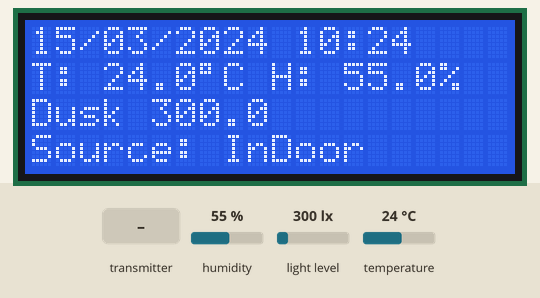
Recording of a sketch running on a simulated ESP32. Parts: 20×4 character LCD. The test bench sets the inputs (shaded band); at power-on: light level 300 lx, humidity 55 %, temperature 24 °C. The local clock reads 2024-03-15 10:24:30 at power-on unless the sketch sets it.

Above: at 2.2 s.
2.3 s: light level set to 40 lx
At 4.2 s:
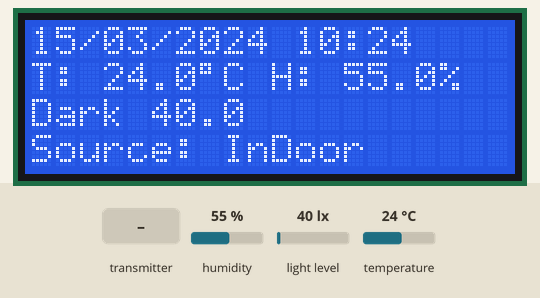
11.7 s: the transmitter starts sending temperature = 100
At 12.4 s:
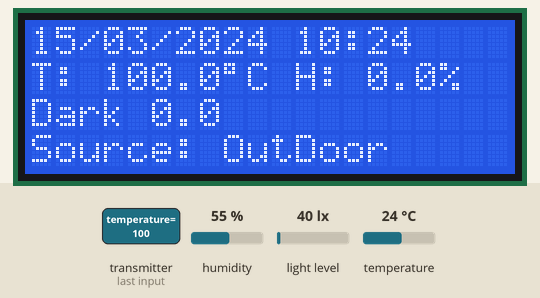
13.3 s: the transmitter starts sending humidity = 25
At 15.2 s:
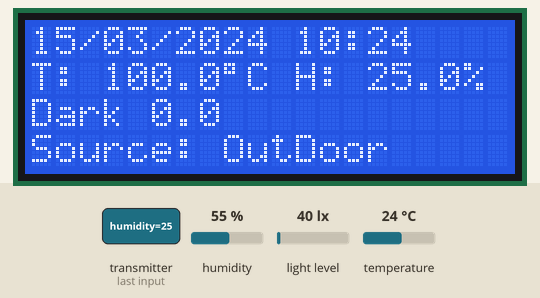
22.7 s: light level set to 45 lx
At 24.2 s:
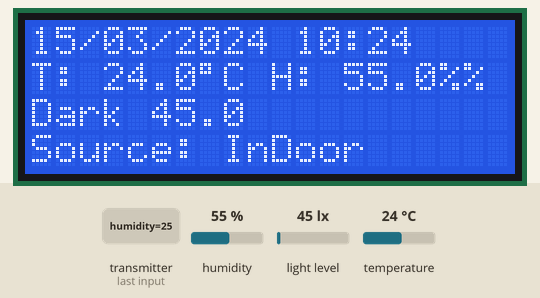
31.6 s: light level set to 54 lx
33.7 s: the transmitter starts sending lux = 50
At 34.8 s:
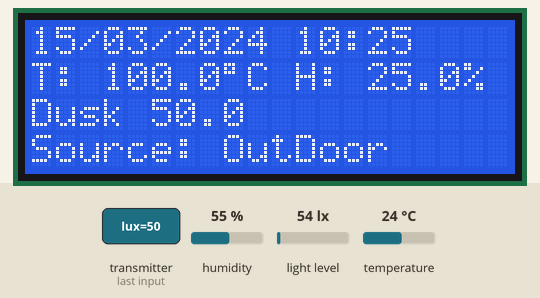
Timing chart, 0 to 36.7 s (numbered marks = the images above; inputs shaded):
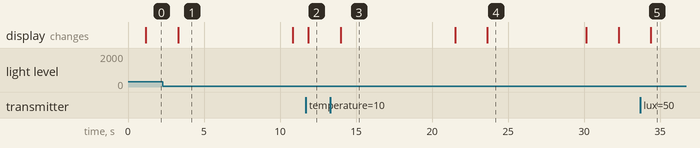

Measured:
- after the input at 2.3 s, the display: changes after 1.0 s (image 1)
- after the input at 11.7 s, the display: changes after 0.16 s (image 2)
- after the input at 13.3 s, the display: changes after 0.69 s (image 3)
- after the input at 22.7 s, the display: changes after 0.94 s (image 4)
- after the input at 33.7 s, the display: changes after 0.67 s (image 5)
- what the display in image 1 shows lasts 7.5 s, from 3.3 s to 10.8 s
- what the display in image 4 shows lasts 6.5 s, from 23.6 s to 30.1 s

The sketch:

Stacja_pogodowa_InDoor.ino
```cpp
#include <LiquidCrystal_I2C.h>
#include <ThreeWire.h>
#include <RtcDS1302.h>
#include <DHT.h>
#include <BH1750.h>
#include <Wire.h>
#include <esp_now.h>
#include <WiFi.h>

// set the LCD number of columns and rows
int lcdColumns = 20;
int lcdRows = 4;

const int IO = 27;    // DAT
const int SCLK = 14;  // CLK
const int CE = 26;    // RST
const int DHTout = 25; // DHT

// Variables
char datetime[20];
char display_dht[20];
char display_row3[20];
char display_source[20];
float temperature;
float humidity;
float lux;

// ESP-NOW Data structure
typedef struct {
  float temperature;
  float humidity;
  float lux;
} SensorData;

SensorData receivedData;

LiquidCrystal_I2C lcd(0x27, lcdColumns, lcdRows);
ThreeWire myWire(IO, SCLK, CE);
RtcDS1302<ThreeWire> Rtc(myWire);
DHT dht(DHTout, DHT11);
BH1750 lightMeter;

unsigned long lastSwitchTime = 0;
bool displayLocalData = true;

void onDataReceive(const esp_now_recv_info *info, const uint8_t *incomingData, int len) {
  memcpy(&receivedData, incomingData, sizeof(receivedData));
}

void setup() {
  // Initialize LCD, RTC, DHT, BH1750, and Wi-Fi
  Rtc.Begin();
  lcd.init();
  lcd.backlight();
  dht.begin();
  Wire.begin(); // I2C communication
  lightMeter.begin();

  // Initialize ESP-NOW
  WiFi.mode(WIFI_STA);
  if (esp_now_init() != ESP_OK) {
    lcd.setCursor(0, 0);
    lcd.print("ESP-NOW Init Fail");
    return;
  }

  // Register the receive callback function for ESP-NOW
  esp_now_register_recv_cb(onDataReceive);

  delay(1000);
}

void loop() {
  unsigned long currentTime = millis();

  // Switch display data every 10 seconds
  if (currentTime - lastSwitchTime >= 10000) {
    displayLocalData = !displayLocalData;
    lastSwitchTime = currentTime;
  }

  if (displayLocalData) {
    // Read local sensor data
    temperature = dht.readTemperature();
    humidity = dht.readHumidity();
    lux = lightMeter.readLightLevel();

    // Format and display local data
    sprintf(display_dht, "T: %.1f\xDF""C H: %.1f%%", temperature, humidity);
    if(lux<50){
      sprintf(display_row3, "Dark %.1f          ", lux);
    }
    else if(lux>=50 && lux<500){
      sprintf(display_row3, "Dusk %.1f          ", lux);
    }
    else if(lux>=500){
      sprintf(display_row3, "Daylight %.1f      ", lux);
    }
    sprintf(display_source, "Source: InDoor ");
  } else {
    // Format and display received data
    sprintf(display_dht, "T: %.1f\xDF""C H: %.1f%%", receivedData.temperature, receivedData.humidity);
    if(receivedData.lux<50){
      sprintf(display_row3, "Dark %.1f          ", receivedData.lux);
    }
    else if(receivedData.lux>=50 && receivedData.lux<500){
      sprintf(display_row3, "Dusk %.1f          ", receivedData.lux);
    }
    else if(receivedData.lux>=500){
      sprintf(display_row3, "Daylight %.1f      ", receivedData.lux);
    }
    sprintf(display_source, "Source: OutDoor");
  }

  lcd.setCursor(0, 1);
  lcd.print(display_dht);
  lcd.setCursor(0, 2);
  lcd.print(display_row3);
  lcd.setCursor(0, 3);
  lcd.print(display_source);

  // Display datetime
  RtcDateTime dt = Rtc.GetDateTime();
  sprintf(datetime, "%02u/%02u/%04u %02u:%02u",
          dt.Day(),
          dt.Month(),
          dt.Year(),
          dt.Hour(),
          dt.Minute()
          );

  lcd.setCursor(0, 0);
  lcd.print(datetime);

  delay(1000);
}
```
